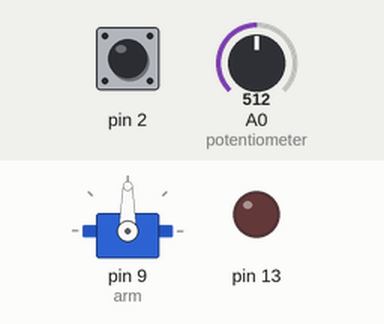
Simulated run of this sketch. Board: Arduino Uno, built with avr-gcc and run on an emulated ATmega328P. On the bench: servo, output pins drawn as LEDs (lit = HIGH). The inputs (shaded band) are chosen by the test bench; at power-on: A0 (potentiometer) = 512, pin 2 HIGH.

Above: at 1.2 s.
1.3 s: A0 (potentiometer) set to 716
At 2.1 s:
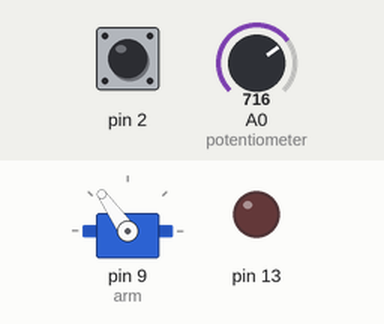
2.8 s: pin 2 pulled LOW for 0.15 s
At 2.88 s:
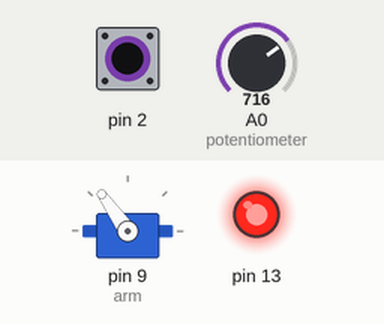
4.4 s: A0 (potentiometer) set to 900
At 5.4 s:
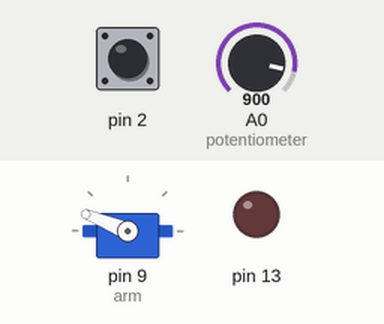
5.9 s: pin 2 pulled LOW for 1 s
At 6.7 s:
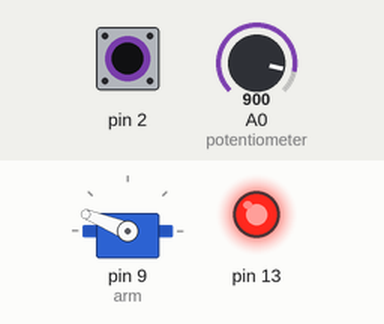
8.4 s: A0 (potentiometer) set to 1023
At 8.7 s:
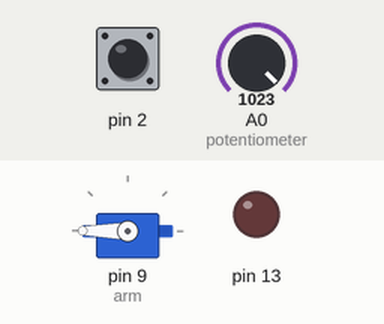
9.9 s: pin 2 pulled LOW for 0.15 s
At 9.98 s:
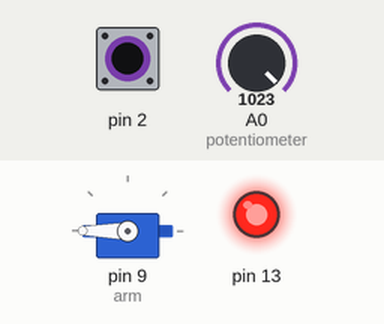
Timing chart, 0 to 12.5 s (numbered marks = the images above; inputs shaded):
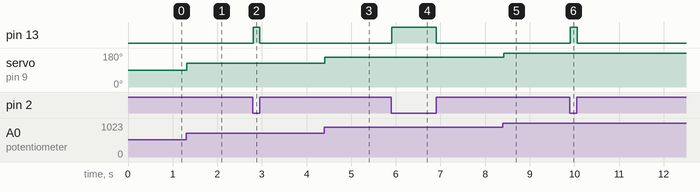

The sketch:

sketch.ino
```cpp
// A button on D2 lights the LED on D13; the pot on A0 sets the servo on D9.
#include <Servo.h>

Servo arm;

void setup() {
  pinMode(2, INPUT_PULLUP);
  pinMode(13, OUTPUT);
  arm.attach(9);
}

void loop() {
  digitalWrite(13, digitalRead(2) == LOW ? HIGH : LOW);
  arm.write(map(analogRead(A0), 0, 1023, 0, 180));
  delay(15);
}
```

Measured:
- after the input at 1.3 s, servo on pin 9 (arm): 90° → 125° at once
- after the input at 2.8 s, pin 13: LOW → HIGH at once, → LOW 0.15 s later
- after the input at 4.4 s, servo on pin 9 (arm): 125° → 158° at once
- after the input at 5.9 s, pin 13: LOW → HIGH at once, → LOW 0.99 s later
- after the input at 8.4 s, servo on pin 9 (arm): 158° → 180° at once
- after the input at 9.9 s, pin 13: LOW → HIGH at once, → LOW 0.15 s later
